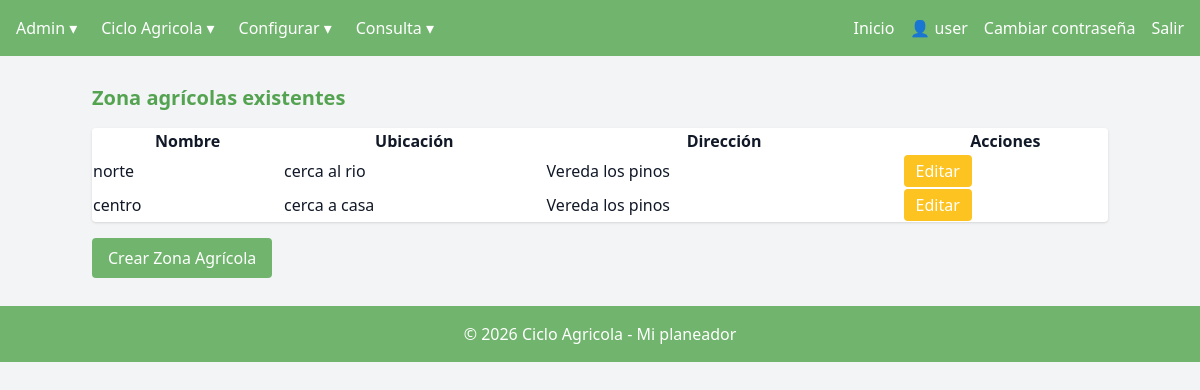
The page /crear_zonaagricola/ (signed in) on the database its author committed.
### managecultivo/models.py (models this page shows, shortened)
class ZonaAgricola(models.Model):
    id_zonaagricola = models.BigAutoField(primary_key=True)
    nombre = models.CharField(max_length=50)
    ubicacion = models.CharField(max_length=50)
    direccion = models.CharField(max_length=100)
    registrado_por = models.ForeignKey(User, on_delete=models.SET_NULL, null=True, blank=True, related_name="fk_ZonaAgricola")

### managecultivo/views/v_zonaagricola.py (the view, shortened to what this page needs)
# urls.py: path("crear_zonaagricola/", views.crear_zonaagricola, name="crear_zonaagricola"),
@login_required
def crear_zonaagricola(request):
    zonas = ZonaAgricola.objects.all()
    return render(request, "crear_zonaagricola.html", {"zonas": zonas})

### managecultivo/templatetags/grupos.py (called while the page is built)
@register.filter(name='has_group')
def has_group(user, group_name):
    return user.groups.filter(name=group_name).exists()

### managecultivo/templates/crear_zonaagricola.html (shortened to what this page needs)
{% extends "base_dashboard.html" %}
{% block dashboard_content %}
<h2 class="text-xl font-bold mb-4 text-[var(--focus)]">Zona agrícolas existentes</h2>
<table class="w-full bg-white shadow rounded">
    <tr><th>Nombre</th><th>Ubicación</th><th>Dirección</th><th>Acciones</th></tr>
    {% for zona in zonas %}
    <tr>
        <td>{{ zona.nombre }}</td>
        <td>{{ zona.ubicacion }}</td>
        <td>{{ zona.direccion }}</td>
        <td>
            <button type="button"
                    onclick="document.getElementById('modalEditar{{ zona.pk }}').classList.remove('hidden')"
                    class="bg-[var(--edit)] hover:bg-[var(--editFocus)] text-[var(--secondary)] px-3 py-1 rounded">
                Editar
            </button>
        </td>
    </tr>
    {% endfor %}
</table>
<div class="mt-4">
    <button type="button"
            onclick="document.getElementById('modalCrear').classList.remove('hidden')"
            class="bg-[var(--primary)] hover:bg-[var(--focus)] text-[var(--secondary)] px-4 py-2 rounded">
        Crear Zona Agrícola
    </button>
</div>
{% endblock %}

### managecultivo/templates/base_dashboard.html (shortened to what this page needs)
{% extends "base.html" %}
{% load grupos %}
{% load static %}
{% block navbar %}
<nav class="bg-[var(--primary)] p-4 text-[var(--secondary)] p-4 flex justify-between">
  <ul class="flex space-x-6">
    {% if user.is_authenticated %}
        {% if user|has_group:"Administrador" %}
            <li class="group relative">
                <span class="cursor-pointer">Admin ▾</span>
            </li>
            <li class="group relative">
                <span class="cursor-pointer"> Ciclo Agricola ▾</span>
            </li>
            <li class="group relative">
                <span class="cursor-pointer">Configurar ▾</span>
            </li>
            <li class="group relative">
                <span class="cursor-pointer">Consulta ▾</span>
            </li>
        {% endif %}
    {% endif %}
  </ul>
  <ul class="flex space-x-4">
    {% if user.is_authenticated %}
        <li><a href="{% url 'bienvenida' %}" class="hover:underline ">Inicio</a></li>
        <li class="text-m text-[var(--secondary)]">👤 {{ user.username }}</li>
        <li><a href="{% url 'password_change' %}" class="hover:underline">Cambiar contraseña</a></li>
        <li><a href="{% url 'logout' %}" class="hover:underline">Salir</a></li>
    {% endif %}
  </ul>
</nav>
{% endblock %}
{% block content %}
<div class="mt-6">
    {% block dashboard_content %}{% endblock %}
</div>
{% endblock %}

### managecultivo/static/css/style.css (style rules this page uses)
:root { --primary: #70b46d; --secondary: #ffffff; --focus: #54a351; --edit: #fdc321; --editFocus: #e0ac1d; --cancel: #bdb8ae; --cancelFocus: #797571; --celdasel:#058af7; --celdanor:#0f0f0f; }
nav { background-color: var(--primary); color: var(--secondary); }

### rows shown on the page
ZonaAgricola: nombre "norte", ubicacion "cerca al rio", direccion "Vereda los pinos"
ZonaAgricola: nombre "centro", ubicacion "cerca a casa", direccion "Vereda los pinos"

### other values the page prints
{{ user.username }} "user"
